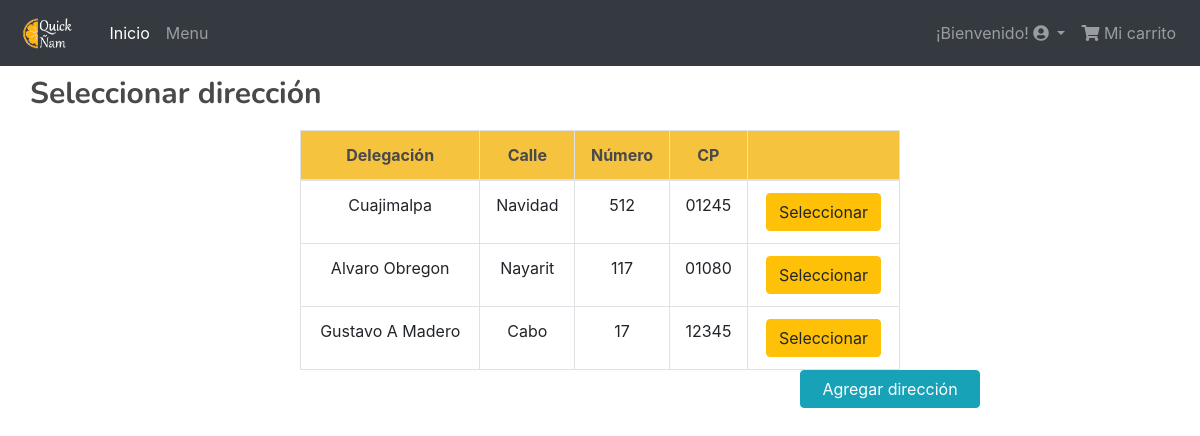
Page /usuarios/cliente/confirmar-direccion/12 (signed in) on the committed database.
### usuarios/models.py (models this page shows)
class Ubicacion(models.Model):
    cliente = models.ForeignKey(Cliente, on_delete=models.CASCADE)
    delegacion = models.CharField(max_length=50)
    calle = models.CharField(max_length=255)
    numero = models.CharField(max_length=5)
    cp = models.CharField(max_length= 5)

### cliente/views.py (the view)
# urls.py: path('confirmar-direccion/<int:id>', views.ListaUbicaciones.as_view(), name ='confirmar_direccion'),
class ListaUbicaciones(View):
    template = "carrito/ver_direcciones.html"
    def get(self,request,id):
        if request.user.is_authenticated and not request.user.is_anonymous:
            cliente = Cliente.objects.get(user = request.user.id)
            direcciones = Ubicacion.objects.filter(cliente = cliente.id)
            carrito = Carrito.objects.get(id=id)
            context = {"direcciones":direcciones,"carrito":carrito}
            return render(request, self.template, context)

### cliente/templates/carrito/ver_direcciones.html
{% extends 'base_cliente.html' %}
{% load static %}
{% block head %}
    <link rel="stylesheet" href="{% static 'css/address.css' %}">
{% endblock head %}
{% block body_content %}
{%if user.is_authenticated%}
<h1>Seleccionar dirección </h1>
	<table class="table table-hover table-bordered" style="text-align: center;">
		<thead class="thead-warning">
			<tr>
				<th>Delegación</td>
				<th>Calle</td>
				<th>Número</td>
				<th>CP</td>
				<th></td>
			</tr>
		</thead>
		<tbody>
			{%if direcciones %}
				{%for direccion in direcciones%}
					<tr>
							<td class = "d">{{direccion.delegacion}}</td>
							<td class = "c">{{direccion.calle}}</td>
							<td class = "n">{{direccion.numero}}</td>
							<td class = "p">{{direccion.cp}}</td>
							<td>
                        <a class="btn btn-warning" href="{% url 'cliente:completar_orden'  carrito.id direccion.id  %}"> Seleccionar</a>
							</td>
					</tr>
				{%endfor%}
			{% else %}
				<h3>No tienes ninguna dirección</h3>
			{% endif %}
		</tbody>
	</table>
	<div style="text-align: right; width: 980px">
	<a  class="btn btn-info"  href="{% url 'cliente:agregar_direccion' carrito.id %}" style = "width: 180px">  Agregar dirección </a>
	</div>
	{% endif %}
{% endblock body_content %}

### cliente/static/css/main.css (style rules this page uses)
.table { margin: auto; width: 50% !important; }
th { background-color: #f5c33d; color: #49484b; }
h1 { color: #49484b; font-family: "Nunito"; font-size: 30px; font-weight: bold; margin-left:20px; padding:10px; }

### rows in the picture
Ubicacion: delegacion "Cuajimalpa", calle "Navidad", numero "512", cp "01245"
Ubicacion: delegacion "Alvaro Obregon", calle "Nayarit", numero "117", cp "01080"
Ubicacion: delegacion "Gustavo A Madero", calle "Cabo", numero "17", cp "12345"
